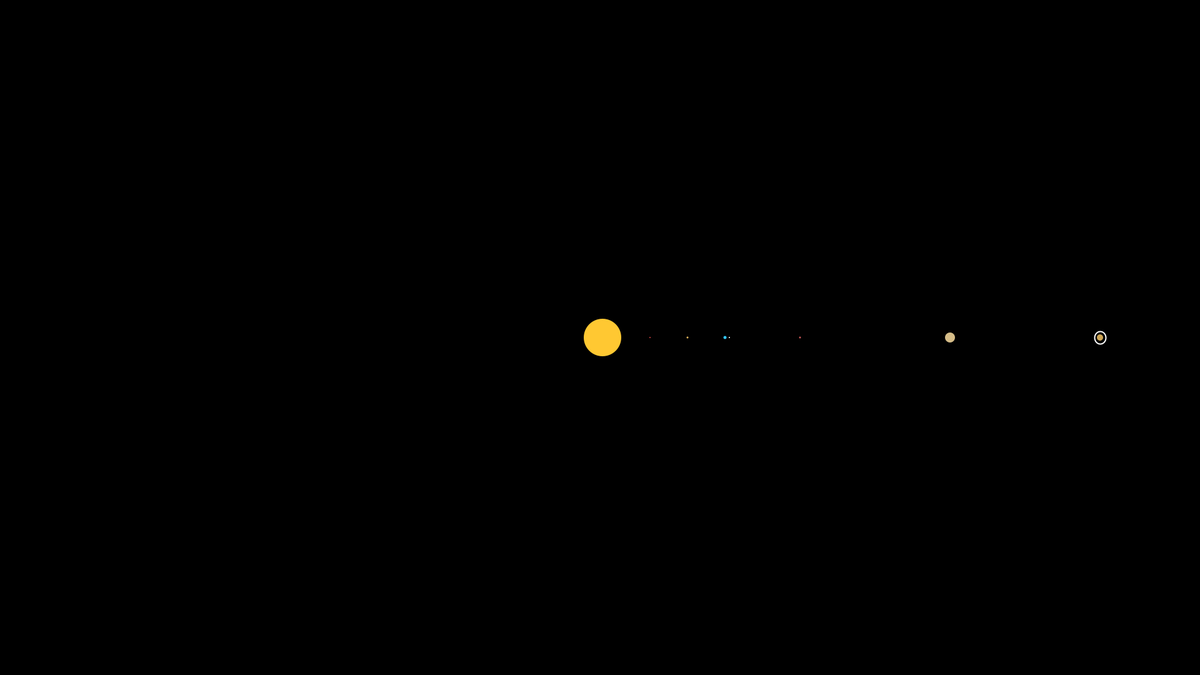
Frame 1 (no input)
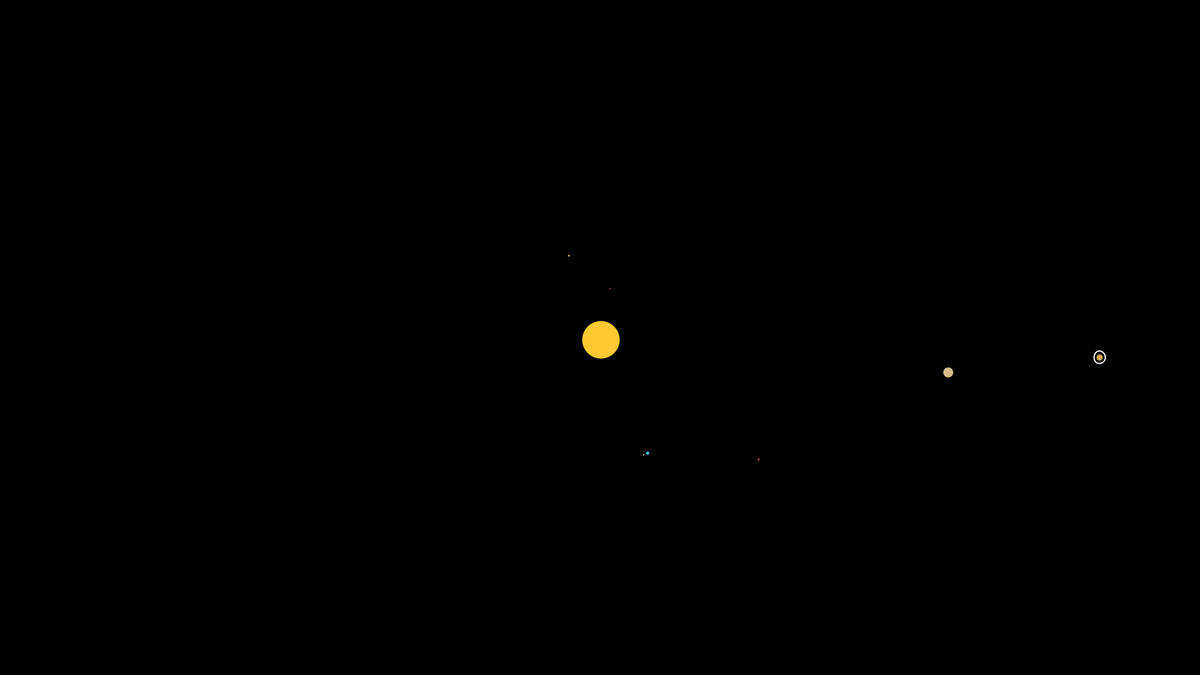
Frame 60 (the mouse pressed at the canvas centre just before this capture)
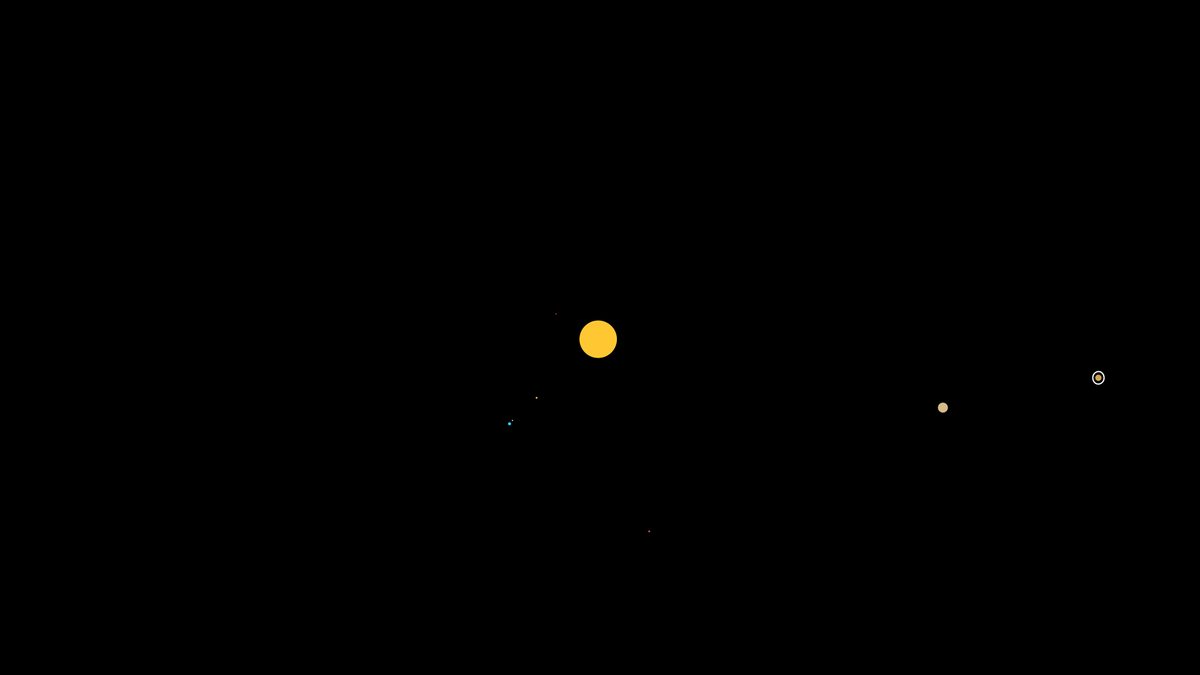
Frame 120 (the mouse held since frame 60 and released just before this capture)

The Processing sketch that drew these frames (run headless with seeded random() and noise(); from frame 60 on, the mouse is pressed at the canvas centre):

// Processing sketch: Solar_System
// ── Solar_System.pde
// Example 14-16: Simple solar system

// Angle of rotation around sun and planets
float theta = 0;

void setup() {
  size(1920, 1080);
}

void draw() {
  background(0);
  noStroke();

  // Translate to center of window.
  translate(width/2, height/2);
  
  // Sun
  pushMatrix();
  rotate(theta);
  translate(4, 0);
  fill(255, 200, 50);
  ellipse(0,0, 60, 60);
  popMatrix();
  

  // Mercury rotates around the sun
  pushMatrix();
  rotate(theta/0.24);
  translate(40*2, 0);
  fill(219, 68, 68);
  ellipse(0, 0, 2, 2);
  popMatrix();
  
  // Venus rotates around the sun
  pushMatrix();
  rotate(-theta/0.61);
  translate(70*2, 0);
  fill(238, 184, 92);
  ellipse(0, 0, 3, 3);
  popMatrix();
  
  // Earth rotates around the sun
  pushMatrix();
  rotate(theta);
  translate(100*2, 0);
  fill(50, 200, 255);
  ellipse(0, 0, 5, 5);

  // Moon #1 rotates around the earth
  // pushMatrix() is called to save the transformation state before drawing moon #1. 
  // This way we can pop and return to earth before drawing moon #2. 
  // Both moons rotate around the earth (which itself is rotating around the sun).
  pushMatrix(); 
  rotate(-theta*4);
  translate(7, 0);
  fill(255, 255, 255);
  ellipse(0, 0, 2, 2);
  popMatrix();
  popMatrix();
  
  // Mars around the Sun
  pushMatrix();
  rotate(theta/1.8);
  translate(160*2, 0);
  fill(205, 88, 88);
  ellipse(0, 0, 3, 3);
  popMatrix();
  
  // Jupiter
  pushMatrix();
  rotate(theta/11.8);
  translate(280*2, 0);
  fill(213, 188, 136);
  ellipse(0, 0, 16, 16);
  popMatrix();
  
  // Saturne
  pushMatrix();
  rotate(theta/29.5);
  translate(400*2, 0);
  fill(205, 165, 84);
  ellipse(0, 0, 10, 10);
  popMatrix();
  
  // Anneaux
  pushMatrix();
  rotate(theta/29.5);
  translate(400*2, 0);
  noFill();
  stroke(255);
  strokeWeight(2);
  ellipse(0, 0, 18, 20);
  popMatrix();
    
  //Uranus
  pushMatrix();
  rotate(theta/84);
  translate(1960*2, 0);
  fill(136, 180, 213);
  ellipse(0, 0, 5, 5);
  popMatrix();
  
  //Neptune
  pushMatrix();
  rotate(theta/164);
  translate(3880*2, 0);
  fill(53, 118, 168);
  ellipse(0, 0, 1, 1);
  popMatrix();
  
  theta += 0.02;
}
